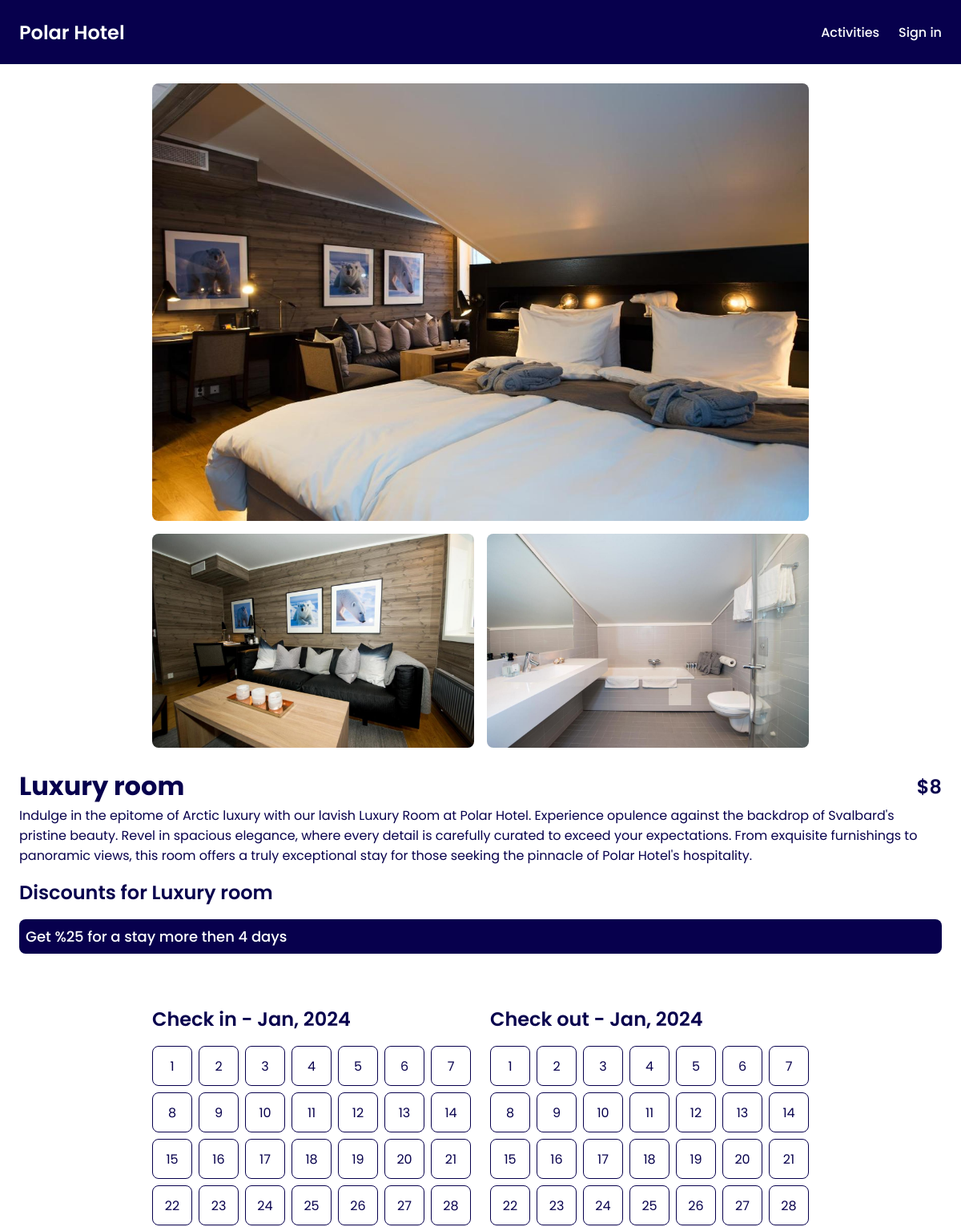
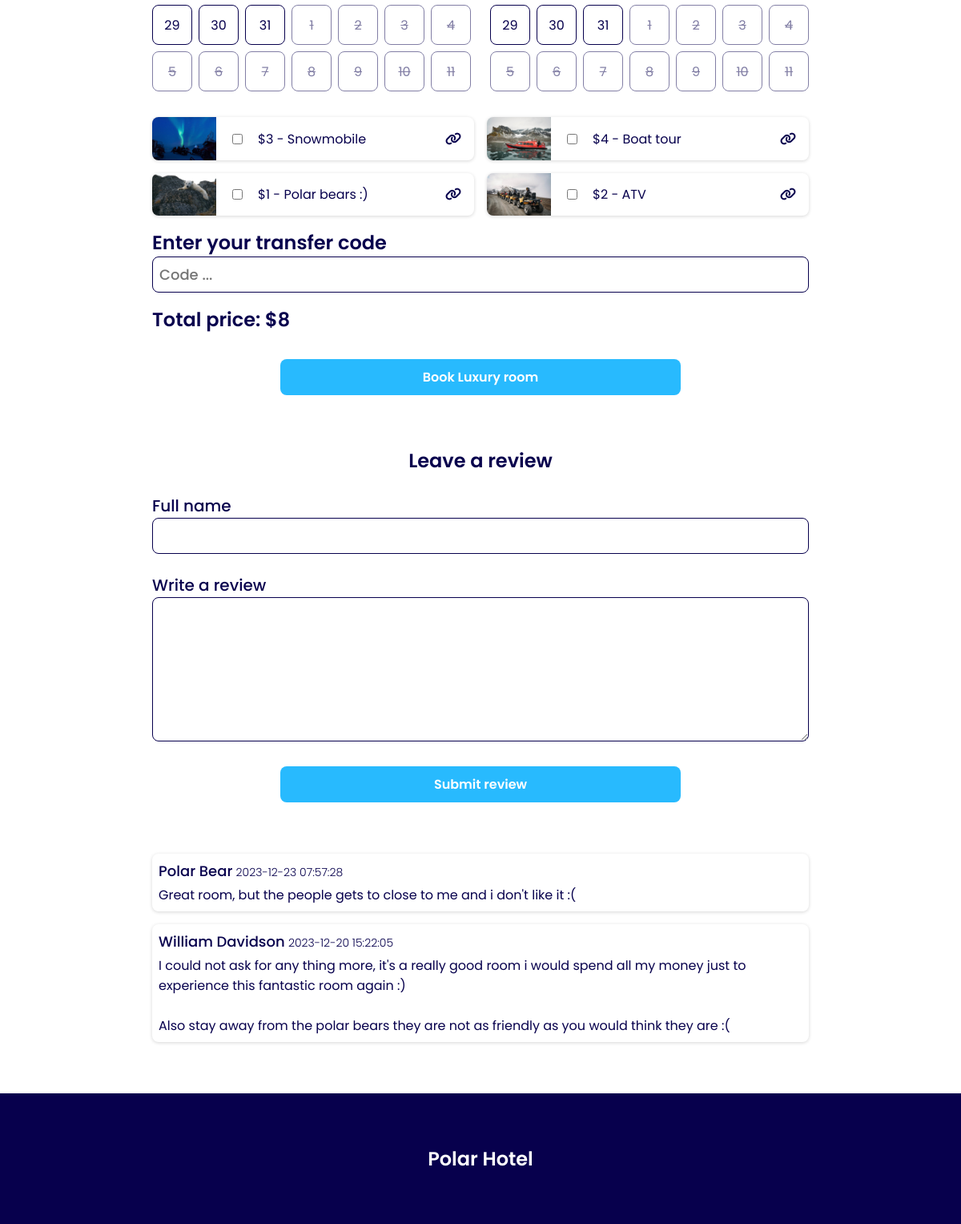
Page /room.php?room=417e6bdc-920b-4533-bd45-86944aaec8ad on the committed database (2 pictures, top to bottom).
### tables this page shows
CREATE TABLE offer_room (
	id INTEGER PRIMARY KEY,
	offer_id VARCHAR,
	room_id VARCHAR,
	FOREIGN KEY (offer_id) REFERENCES offers (id) ON DELETE CASCADE,
	FOREIGN KEY (room_id) REFERENCES rooms (id) ON DELETE CASCADE
);

CREATE TABLE offers (
	id VARCHAR PRIMARY KEY,
	name VARCHAR, 
	discount INTEGER,
	requirement VARCHAR,
	requirement_amount INTEGER
);

CREATE TABLE activities (
	id VARCHAR PRIMARY KEY,
	name VARCHAR,
	price INTEGER,
	description VARCHAR,
	image VARCHAR
);

CREATE TABLE room_reviews (
	id INTEGER PRIMARY KEY,
	room_id VARCHAR,
	name VARCHAR,
	review VARCHAR,
	created_date DATETIME DEFAULT CURRENT_TIMESTAMP,
	FOREIGN KEY (room_id) REFERENCES rooms (id) ON DELETE CASCADE
);

### app/getRooms.php (called while the page is built, shortened)
<?php
require_once __DIR__ . "/../vendor/autoload.php";
try {
    $stars = intval($_ENV["STARS"]);
    $getRooms = $db->query("SELECT rooms.id, rooms.name, rooms.price, rooms.description, image_room.image FROM rooms
    INNER JOIN image_room ON image_room.room_id = rooms.id");
    $getRooms->execute();
    $rooms = $getRooms->fetchAll();
    $mappedRooms = [];
    foreach ($rooms as $room) {
        $id = $room["id"];
        $price = intval($room["price"]);
        $price = $price + $stars;
        if (!isset($mappedRooms[$id])) {
            $mappedRooms[$id] = [
                "id" => $id,
                "name" => $room["name"],
                "price" => $price,
                "description" => $room["description"],
                "images" => [],
            ];
        }
        $mappedRooms[$id]["images"][] = $room["image"];
    }
    $rooms = array_values($mappedRooms);
} catch (PDOException $e) {
    $rooms = [];
}

### app/getOffers.php (called while the page is built, shortened)
<?php
require_once __DIR__ . "/autoload.php";
try {
    $getOffers = $db->query("SELECT offers.*, offer_room.room_id FROM offers INNER JOIN offer_room ON offer_room.offer_id = offers.id;");
    $offers = $getOffers->fetchAll();
    $mappedOffers = [];
    foreach ($offers as $offer) {
        $id = $offer["id"];
        if (!isset($mappedOffers[$id])) {
            $mappedOffers[$id] = [
                "id" => $id,
                "name" => $offer["name"],
                "discount" => intval($offer["discount"]),
                "requirement" => $offer["requirement"],
                "requirement_amount" => $offer["requirement_amount"],
                "rooms" => [],
            ];
        }
        $mappedOffers[$id]["rooms"][] = $offer["room_id"];
    }
    $offers = array_values($mappedOffers);
} catch (PDOException $e) {
    $offers = [];
}

### app/hotelFunctions.php (called while the page is built, shortened)
<?php
function filterForId(array $arrays, string $arrayId): array
{
    $filteredArray = array_filter($arrays, function ($array) use ($arrayId) {
        return $array["id"] === $arrayId;
    });
    $filteredArray = reset($filteredArray);
    return !$filteredArray ? [] : $filteredArray;
}

### app/getActivities.php (called while the page is built, shortened)
<?php
require_once __DIR__ . "/autoload.php";
try {
    $selectActivities = $db->query("SELECT * FROM activities");
    $selectActivities->execute();
    $activities = $selectActivities->fetchAll();
} catch (PDOException $e) {
    $activities = [];
}

### app/getReviews.php (called while the page is built, shortened)
<?php
require_once __DIR__ . "/autoload.php";
try {
    if (isset($roomId)) {
        $getReviews = $db->prepare("SELECT name, review, created_date FROM room_reviews WHERE room_id = :room_id ORDER BY created_date DESC");
        $getReviews->bindParam(":room_id", $roomId, PDO::PARAM_STR);
        $getReviews->execute();
        $reviews = $getReviews->fetchAll();
    }
} catch (PDOException $e) {
    $reviews = [];
}

### room.php (the view, shortened to what this page needs)
<?php
require_once __DIR__ . "/app/autoload.php";
require __DIR__ . "/app/getRooms.php";
require __DIR__ . "/app/getActivities.php";
require __DIR__ . "/app/getOffers.php";
$roomId = $_GET["room"];
$room = filterForId($rooms, $roomId);
require __DIR__ . "/app/getBookedRooms.php";
require __DIR__ . "/app/getReviews.php";
$roomOffers = array_filter($offers, function ($offer) use ($room) {
    return in_array($room["id"], $offer["rooms"]);
});
$roomOffers = array_values($roomOffers);
require_once __DIR__ . "/views/header.php";
require_once __DIR__ . "/views/navigation.php";
?>
<main class="room-main max-w-section">
    <div class="room-content-order">
        <div class="column room-info-container space-between">
            <div>
                <div class="space-between name-price-title">
                    <h1><?= $room["name"]; ?></h1>
                    <h3><?= "$" . $room["price"]; ?></h3>
                </div>
                <div><?= nl2br($room["description"]); ?></div>
            </div>
            <?php if (count($roomOffers) > 0) : ?>
                <div class="room-discount-container">
                    <h3 class="room-discount-title">Discounts for <?= $room["name"]; ?></h3>
                    <?php foreach ($roomOffers as $roomOffer) : ?>
                        <div class="room-discount-card"><?= $roomOffer["name"]; ?></div>
                    <?php endforeach; ?>
                </div>
            <?php endif; ?>
        </div>
        <div class="room-gallery-grid">
            <?php foreach ($room["images"] as $image) : ?>
                <img src=<?= "./assets/images/" . $image; ?> alt="hotel room">
            <?php endforeach; ?>
        </div>
    </div>
    <form method="post" class="book-room-form" action="app/bookRoom.php">
        <div class="check-in-out-calenders">
            <div>
                <h3>Check in - Jan, 2024</h3>
                <?php
                require __DIR__ . "/views/calendar.php"; ?>
            </div>
            <div>
                <h3>Check out - Jan, 2024</h3>
                <?php
                require __DIR__ . "/views/calendar.php"; ?>
            </div>
        </div>
        <div class="room-activities">
            <?php foreach ($activities as $activity) : ?>
                <div class="room-activities-card">
                    <img src="<?= "assets/images/" . $activity["image"] ?>" alt="activity">
                    <input data-price="<?= $activity["price"]; ?>" class="activity-check" type="checkbox" name="activities[]" value="<?= $activity["id"] ?>">
                    <div><?= "$" . $activity["price"] . " - " . $activity["name"] ?></div>
                    <a href="activities.php" class="text-dark-blue flex-grow">
                        <i class="fa-solid fa-link"></i>
                    </a>
                </div>
            <?php endforeach; ?>
        </div>
        <div>
            <label for="transfer-code">
                <h3>Enter your transfer code</h3>
            </label>
            <input autocomplete="off" placeholder="Code ..." class="transfer-code-input" type="text" name="transfer-code" id="transfer-code" required>
        </div>
        <div class="space-between">
            <h3>Total price: <span id="total-price"><?= "$" . $room["price"] ?></span></h3>
        </div>
        <button type="submit" class="submit-btn-blue cart-btn">Book <?= $room["name"]; ?></i></button>
    </form>
    <div class="reviews-container">
        <h3 class="review-title">Leave a review</h3>
        <form class="column review-form" action="app/insertReview.php">
            <div>
                <label class="create-room-label" for="name">Full name</label>
                <input required min="2" class="transfer-code-input" type="text" name="name" id="name">
            </div>
            <div>
                <label class="create-room-label" for="review">Write a review</label>
                <textarea required class="transfer-code-input" name="review" id="review" maxlength="1000" rows="6"></textarea>
            </div>
            <button class="submit-btn-blue cart-btn" type="submit">Submit review</button>
        </form>
        <div class="column reviews">
            <?php foreach ($reviews as $review) : ?>
                <div class="review">
                    <div>
                        <span class="review-name"><?= $review["name"]; ?></span>
                        <span class="review-date"><?= $review["created_date"]; ?></span>
                    </div>
                    <p><?= nl2br($review["review"]) ?></p>
                </div>
            <?php endforeach; ?>
        </div>
    </div>
</main>
<?php require_once __DIR__ . "/views/footer.php"; ?>

### assets/style/style.css (style rules this page uses)
:root { --dark-blue: #07004d; --blue: #28bafe; --light-blue: #e3f5fd; --white: #fff; --rounded-md: 16px; --rounded-sm: 8px; }
* { box-sizing: border-box; font-family: "Poppins", sans-serif; }
body { min-height: 100vh; background: var(--white); color: var(--dark-blue); margin: 0; padding: 0; }
h1, h2, h3, p { margin: 0; }
h3 { font-size: 24px; font-weight: 600; }
button, input[type="checkbox"] { border: none; cursor: pointer; }
a { color: var(--white); text-decoration: none; font-weight: 500; font-size: 1rem; }
textarea { resize: vertical; }
.column { display: flex; flex-direction: column; }
.text-dark-blue { color: var(--dark-blue); }
.submit-btn-blue { background: var(--blue); color: var(--white); padding: 10px 0; font-size: 1rem; font-weight: 600; border-radius: var(--rounded-sm); transition: all 0.3s; text-align: center; }
.space-between { display: flex; justify-content: space-between; width: 100%; }
.reviews-container { max-width: 820px; width: 100%; margin: 0 auto; margin-bottom: 64px; }
.reviews { gap: 16px; }
.review-form { gap: 24px; }
.review-title { text-align: center; margin-bottom: 24px; }
.reviews { margin-top: 64px; }
.review-name { font-size: 18px; font-weight: 500; }
.review-date { font-size: 14px; font-weight: 300; }
.review { display: flex; flex-direction: column; gap: 4px; padding: 8px; border-radius: var(--rounded-sm); box-shadow: rgba(0, 0, 0, 0.16) 0px 1px 4px; }
.max-w-section { max-width: 1440px; width: 100%; margin: 0 auto; }
.create-room-label { font-size: 20px; font-weight: 500; margin-bottom: 8px; }
.room-main { min-height: 100vh; padding: 104px 24px 0 24px; }
.room-gallery-grid { display: grid; grid-template-columns: repeat(2, 1fr); gap: 16px; max-width: 820px; }
.room-gallery-grid img { width: 100%; border-radius: var(--rounded-sm); }
.room-gallery-grid img:nth-child(1) { grid-column: span 2; }
.room-content-order { display: flex; gap: 24px; }
.name-price-title { align-items: center; }
.room-info-container { width: 100%; }
.book-room-form { margin: 64px auto; display: flex; flex-direction: column; gap: 16px; width: 100%; max-width: 820px; }
.check-in-out-calenders { display: flex; flex-direction: column; align-items: center; justify-content: center; gap: 24px; }
.room-activities { display: grid; grid-template-columns: repeat(auto-fill, minmax(350px, 1fr)); gap: 16px; }
.room-activities-card { display: flex; align-items: center; gap: 16px; padding-right: 16px; width: 100%; overflow: hidden; border-radius: var(--rounded-sm); box-shadow: rgba(0, 0, 0, 0.16) 0px 1px 4px; }
.room-activities-card img { width: 80px; object-fit: cover; object-position: center; }
.flex-grow { flex-grow: 1; text-align: end; }
.transfer-code-input { width: 100%; border: 1px solid var(--dark-blue); border-radius: var(--rounded-sm); padding: 8px; font-size: 18px; font-weight: 500; }
.room-discount-container { display: flex; flex-direction: column; gap: 16px; margin-top: 16px; }
.room-discount-card { padding: 8px; font-size: 18px; font-weight: 500; border-radius: var(--rounded-sm); background: var(--dark-blue); color: var(--white); }
.cart-btn { max-width: 500px; width: 100%; margin: 0 auto; }

### assets/style/mediaQuery.css (style rules this page uses)
@media (max-width: 1200px) { .room-content-order { flex-direction: column-reverse; } }
@media (max-width: 1200px) { .room-gallery-grid { margin: 0 auto; } }
@media (min-width: 900px) { .check-in-out-calenders { flex-direction: row; } }

### rows in the picture
offer_room: offer.name "Get %25 for a stay more then 4 days"
activities: image (picture), price "3", name "Snowmobile"
activities: image (picture), price "4", name "Boat tour"
activities: image (picture), price "1", name "Polar bears :)"
activities: image (picture), price "2", name "ATV"
room_reviews: name "Polar Bear", created_date "2023-12-23 07:57:28", review "Great room, but the people gets to close to me and i don't like it :("
room_reviews: name "William Davidson", created_date "2023-12-20 15:22:05", review "I could not ask for any thing more, it's a really good room i would spend all my money just to experience this fantastic room again :) Also stay away from the polar bears they are not as friendly as you would think they are :("

### other values in the picture
$room["name"] "Luxury room"
$room["price"] "8"
$date["dayDate"] "1"
$date["dayDate"] "2"
$date["dayDate"] "3"
$date["dayDate"] "4"
$date["dayDate"] "5"
$date["dayDate"] "6"
$date["dayDate"] "7"
$date["dayDate"] "8"
$date["dayDate"] "9"
$date["dayDate"] "10"
$date["dayDate"] "11"
$date["dayDate"] "12"
$date["dayDate"] "13"
